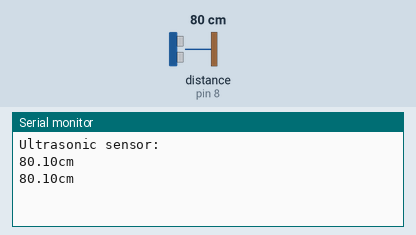
The sketch below on a simulated Arduino Uno, built with avr-gcc and run on an emulated ATmega328P. Parts: the last lines printed to the serial monitor. Wiring (inferred from the names in the program): ultrasonic range finder: trigger pin 9; echo pin 8. Inputs (shaded band) come from the test bench; at power-on: distance to the obstacle (sensor on pin 8) 80 cm. The echo pulse lasts 58.3 µs per cm.

Above: at 1.8 s.
1.9 s: distance to the obstacle (sensor on pin 8) set to 2 cm
At 2.8 s:
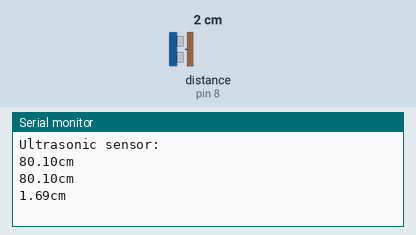
3.4 s: distance to the obstacle (sensor on pin 8) set to 4 cm
At 4.7 s:
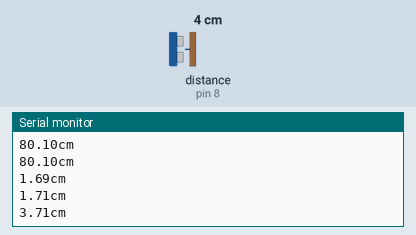
Timing chart, 0 to 6.4 s (numbered marks = the images above; inputs shaded):
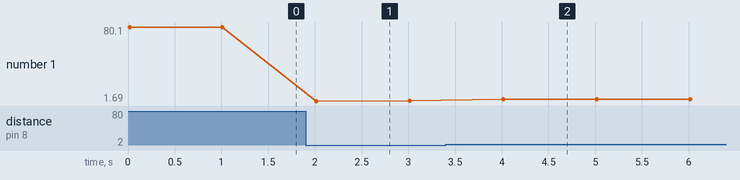

The sketch:

HCExample.ino
```cpp
/*
  HC-SR04_TEST :
    Use SR04 ultro sonic sensor to measure distance and show it on the serial monity
  Hardware Connection:
   Trig < -- > Arduino D3
   Echo pin < -- > Arduino D4
   VCC < -- > Arduino 5v
   GND < -- > Arduino GND
  by Dragino <support@dragino.com>
  Dragino Technology Co., Limited
*/

// Set up SR04 pins to Arduino
const int TrigPin = 9;
const int EchoPin = 8;
float distance;
void setup()
{   // initial serial connection
        Serial.begin(9600);
        pinMode(TrigPin, OUTPUT);
    // Set up pin to input mode to detect wave width.
        pinMode(EchoPin, INPUT);
        Serial.println("Ultrasonic sensor:");
}
void loop()
{
    // Generate a 19us high wave to trigger TrigPin
        digitalWrite(TrigPin, LOW);
        delayMicroseconds(2);
        digitalWrite(TrigPin, HIGH);
        delayMicroseconds(10);
        digitalWrite(TrigPin, LOW);
    // Detect the Wave Length and Caculate the distance.
        distance = pulseIn(EchoPin, HIGH) / 58.00;
        Serial.print(distance);
        Serial.print("cm");
        Serial.println();
        delay(1000);
}
```

Measured:
- after the input at 1.9 s, the serial monitor: prints a new line after 0.11 s (image 1)
- after the input at 3.4 s, the serial monitor: prints a new line after 0.61 s (image 2)
- plotted number 1: 80.1 → 1.71 after the input at 1.9 s, 1.71 → 3.71 after the input at 3.4 s
